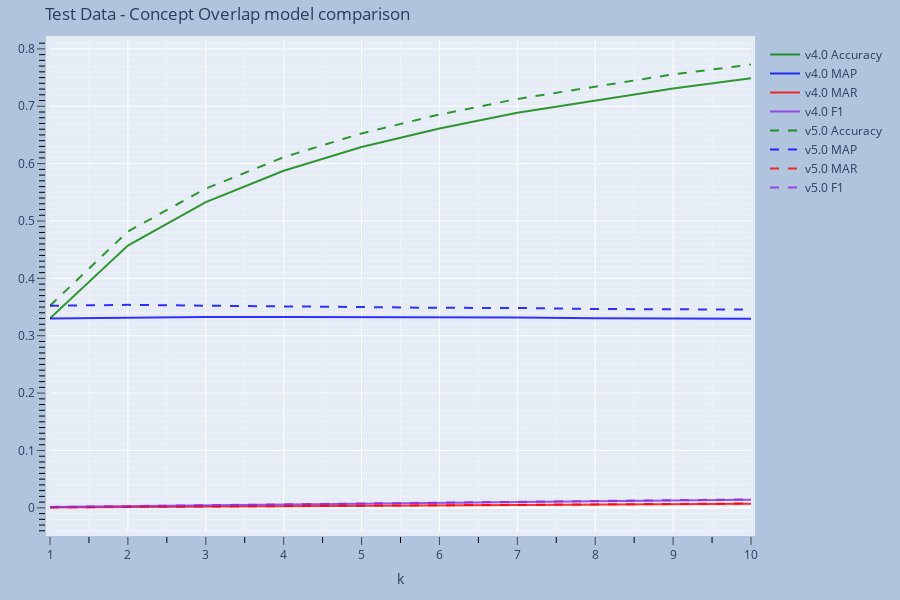

The code cell stored with this chart in its notebook:
### Code cell
_ = retrieval_graph_compare(
    [model["results"] for model in results], dataset_reference, model_labels, tot_relevant_con,
    k_range=(1, k),
    metrics=metrics, 
    titlexyf=("k", None, "Test Data - Concept Overlap model comparison"),
    relevance=concept_relevance,
    reference_preprocess=reference_preprocess_con
)

### Figure 1 — Plotly figure (JSON) as saved in the notebook; plotly's stock layout.template omitted (floating-point values rounded to 4 significant figures)
{"data": [{"line": {"color": "green", "dash": "solid"}, "mode": "lines+text", "name": "v4.0 Accuracy", "opacity": 0.8, "type": "scatter", "x": [1, 2, 3, 4, 5, 6, 7, 8, 9, 10], "y": [0.3302, 0.457, 0.5329, 0.5875, 0.6291, 0.6614, 0.6887, 0.7101, 0.731, 0.749]}, {"line": {"color": "blue", "dash": "solid"}, "mode": "lines+text", "name": "v4.0 MAP", "opacity": 0.8, "type": "scatter", "x": [1, 2, 3, 4, 5, 6, 7, 8, 9, 10], "y": [0.3302, 0.3321, 0.3327, 0.3326, 0.3325, 0.3319, 0.3316, 0.3307, 0.33, 0.3296]}, {"line": {"color": "red", "dash": "solid"}, "mode": "lines+text", "name": "v4.0 MAR", "opacity": 0.8, "type": "scatter", "x": [1, 2, 3, 4, 5, 6, 7, 8, 9, 10], "y": [0.0007857, 0.001597, 0.002314, 0.003073, 0.003769, 0.004494, 0.00519, 0.005849, 0.006531, 0.007226]}, {"line": {"color": "blueviolet", "dash": "solid"}, "mode": "lines+text", "name": "v4.0 F1", "opacity": 0.8, "type": "scatter", "x": [1, 2, 3, 4, 5, 6, 7, 8, 9, 10], "y": [0.001568, 0.003179, 0.004596, 0.00609, 0.007453, 0.008867, 0.01022, 0.01149, 0.01281, 0.01414]}, {"line": {"color": "green", "dash": "dash"}, "mode": "lines+text", "name": "v5.0 Accuracy", "opacity": 0.8, "type": "scatter", "x": [1, 2, 3, 4, 5, 6, 7, 8, 9, 10], "y": [0.3523, 0.4818, 0.5565, 0.6112, 0.6527, 0.6857, 0.7127, 0.7341, 0.7556, 0.7726]}, {"line": {"color": "blue", "dash": "dash"}, "mode": "lines+text", "name": "v5.0 MAP", "opacity": 0.8, "type": "scatter", "x": [1, 2, 3, 4, 5, 6, 7, 8, 9, 10], "y": [0.3523, 0.3538, 0.3524, 0.3517, 0.3499, 0.3487, 0.3484, 0.3466, 0.3461, 0.3456]}, {"line": {"color": "red", "dash": "dash"}, "mode": "lines+text", "name": "v5.0 MAR", "opacity": 0.8, "type": "scatter", "x": [1, 2, 3, 4, 5, 6, 7, 8, 9, 10], "y": [0.0007658, 0.00164, 0.002385, 0.003141, 0.003861, 0.00459, 0.005338, 0.006072, 0.00682, 0.007541]}, {"line": {"color": "blueviolet", "dash": "dash"}, "mode": "lines+text", "name": "v5.0 F1", "opacity": 0.8, "type": "scatter", "x": [1, 2, 3, 4, 5, 6, 7, 8, 9, 10], "y": [0.001528, 0.003265, 0.004739, 0.006226, 0.007638, 0.009061, 0.01052, 0.01194, 0.01338, 0.01476]}], "layout": {"height": 600, "margin": {"b": 20, "l": 50, "pad": 4, "r": 50, "t": 40}, "paper_bgcolor": "LightSteelBlue", "title": {"text": "Test Data - Concept Overlap model comparison"}, "width": 900, "xaxis": {"dtick": 1, "minor": {"dtick": 0.5, "showgrid": true, "tickcolor": "black", "ticklen": 6}, "range": [1, 10], "ticklabelstep": 1, "ticklen": 8, "ticks": "outside", "title": {"text": "k"}}, "yaxis": {"dtick": 0.1, "minor": {"dtick": 0.01, "showgrid": true, "tickcolor": "black", "ticklen": 6}, "ticklabelstep": 1, "ticklen": 8, "ticks": "outside", "title": {}}}}
